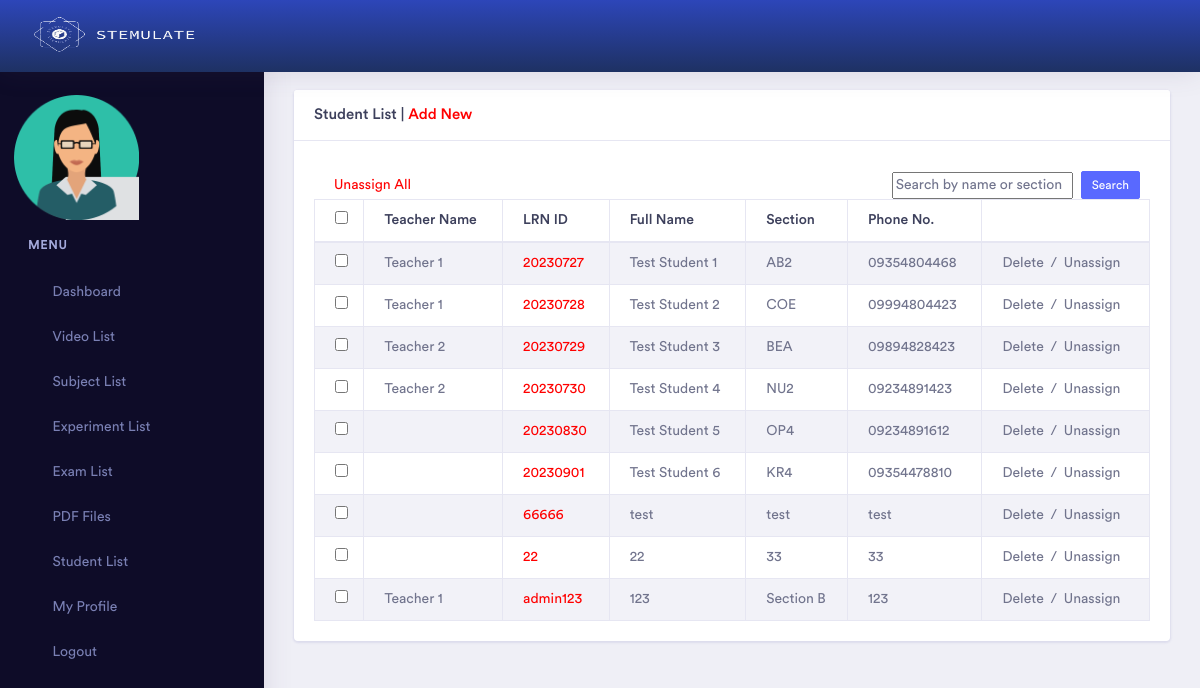
Screenshot of /admin/sa_student_list.php (signed in) with the database file from the repository.
### tables this page shows
CREATE TABLE `student` (
  `id` int(11) NOT NULL,
  `studentid` varchar(255) NOT NULL,
  `name` varchar(255) NOT NULL,
  `dept` varchar(255) NOT NULL,
  `phoneno` varchar(100) NOT NULL,
  `email` varchar(255) NOT NULL,
  `pass` varchar(255) NOT NULL,
  `address` varchar(255) NOT NULL,
  `status` int(11) NOT NULL,
  `designation` int(11) NOT NULL,
  `image` blob DEFAULT NULL,
  `conPerson` varchar(255) DEFAULT NULL,
  `conNumber` varchar(255) DEFAULT NULL,
  `conAddress` varchar(255) DEFAULT NULL
);

### admin/sa_student_list.php (the view, shortened to what this page needs)
<?php
    if ($_SESSION['p'] != "") {
?>
<!doctype html>
<html lang="en">
<head>
    <?php include 'head.php'; ?>
</head>
<body>
    <div class="dashboard-main-wrapper">
         <div class="dashboard-header">
            <?php include 'header.php';  ?>
        </div>
       <div class="nav-left-sidebar sidebar-dark">
            <?php include 'left_menu.php'; ?>
        </div>
        <div class="dashboard-wrapper">
            <div class="container-fluid  dashboard-content">
                <div class="row">
                    <div class="col-xl-12 col-lg-12 col-md-12 col-sm-12 col-12">
                        <div class="card">
                            <h5 class="card-header">Student List | <a href="student_add.php" style="color:red;">Add New</a></h5>
                            <span style="padding-left:20px; padding-top:10px;">
                            </span>
                            <div class="card-body">
                                <div class="table-responsive">
                                        <div class="row">
                                            <div class="col-md-6 d-flex align-items-center">
                                                <a href="" style="color:red; padding-left:20px;" id="assignAllButton">Unassign All</a>
                                            </div>
                                            <div class="col-md-6 d-flex align-items-center justify-content-end" style="padding-right: 25px;">
                                                <input type="text" id="searchBox" placeholder="Search by name or section">
                                                <button id="searchButton" class="btn btn-primary btn-xs ml-2">Search</button>
                                            </div>
                                        </div>
                                    <table class="table table-striped table-bordered">
                                        <thead>
                                            <tr>
                                                <th><input type="checkbox" id="selectAll"></th>
                                                <th>Teacher Name</th>
                                                <th>LRN ID</th>
                                                <th>Full Name</th>
                                                <th>Section</th>
                                                <th>Phone No.</th>
                                                <th>&nbsp;</th>
                                            </tr>
                                        </thead>
                                        <tbody id="tableBody">
                                            <tr>
                                                <?php
                                                    include 'db.php';
                                                    $query = mysqli_query($link, "select * from student where status = '1'");
                                                    while($data = mysqli_fetch_array($query)) {
                                                ?>
                                                <td><input type="checkbox" class="checkBox" style="padding-left: 10px;" value="<?php echo $data['id']; ?>"></td>
                                                 <td>
                                                 <?php
                                                        $query2 = mysqli_query($link, "select * from admin where status = '1' and id  = '$data[designation]' ");
                                                        while($data2 = mysqli_fetch_array($query2)) {
                                                            echo $data2['name'];
                                                        }
                                                    ?>
                                                </td>
                                                <td style="cursor:pointer; color:red;" onclick="redirectToStudentRecordPage(<?php echo $data['id']; ?>)"><?php echo $data['studentid']; ?></td>
                                                <td><?php echo $data['name']; ?></td>
                                                <td><?php echo $data['dept']; ?></td>
                                                <td><?php echo $data['phoneno']; ?></td>
                                                <td>
                                                    <a href="?id=<?php echo $data['id']; ?>" onclick="return confirm('Delete Confirm?');">Delete</a>
                                                    &nbsp;/&nbsp;
                                                    <a class="assignButton" href="#" data-studentid="<?php echo $data['id']; ?>" onclick="unassignStudent(this); return false;">Unassign</a>
                                                </td>
                                            </tr>
                                            <?php } ?>
                                        </tbody>
                                    </table>
                                </div>
                            </div>
                        </div>
                    </div>
                </div>
            </div>
        </div>
    </div>
</body>
</html>
<?php
} else {
    echo "<script>";
    echo "self.location='index.php?msg=<font color=red>Please Login First.</font>';";
    echo "</script>";
}
?>

### rows the page displays
student: studentid "20230727", name "Test Student 1", dept "AB2", phoneno "09354804468"
student: studentid "20230728", name "Test Student 2", dept "COE", phoneno "09994804423"
student: studentid "20230729", name "Test Student 3", dept "BEA", phoneno "09894828423"
student: studentid "20230730", name "Test Student 4", dept "NU2", phoneno "09234891423"
student: studentid "20230830", name "Test Student 5", dept "OP4", phoneno "09234891612"
student: studentid "20230901", name "Test Student 6", dept "KR4", phoneno "09354478810"
student: studentid "66666", name "test", dept "test", phoneno "test"
student: studentid "22", name "22", dept "33", phoneno "33"
student: studentid "admin123", name "123", dept "Section B", phoneno "123"

### other values shown
$data2['name'] "Teacher 1"
$data2['name'] "Teacher 2"
